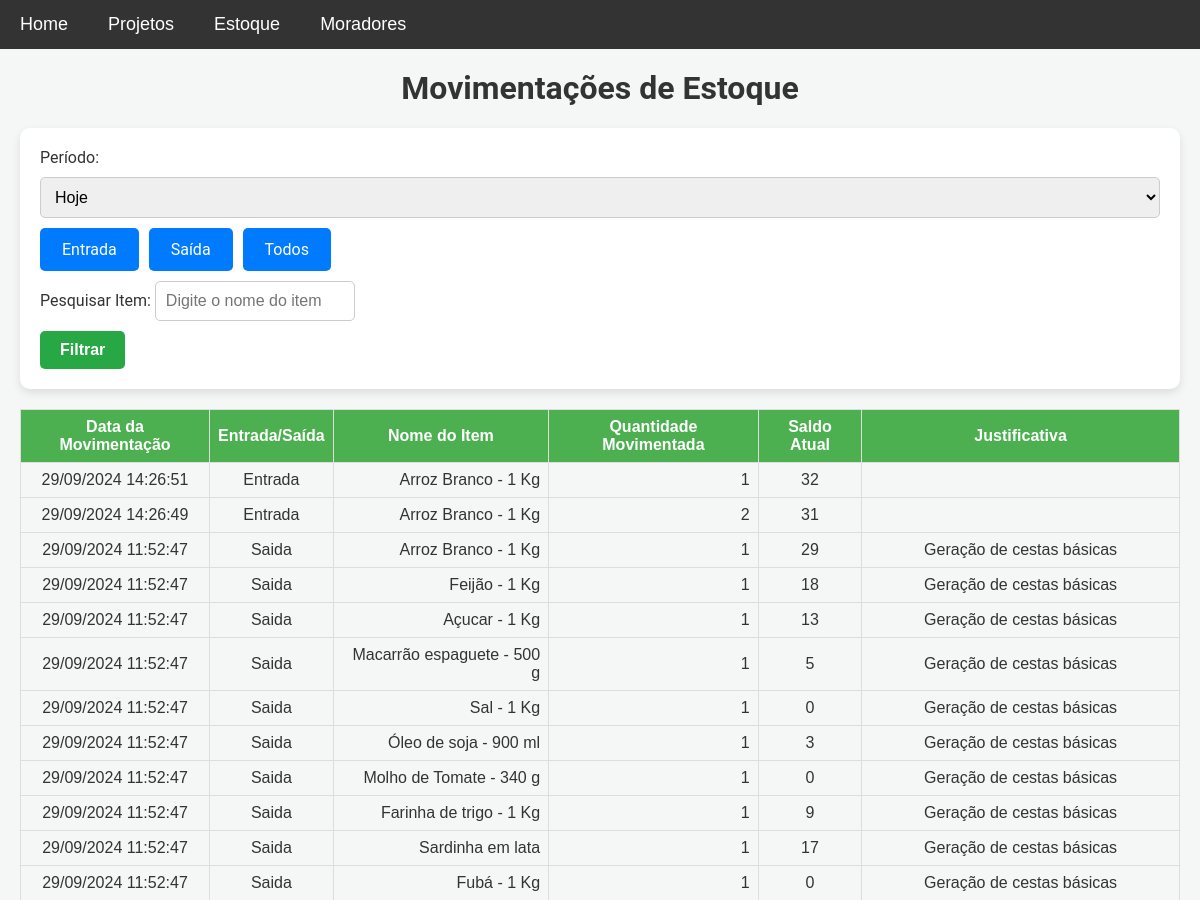
Page /movimentacoes (upper part) on the earlier database version.
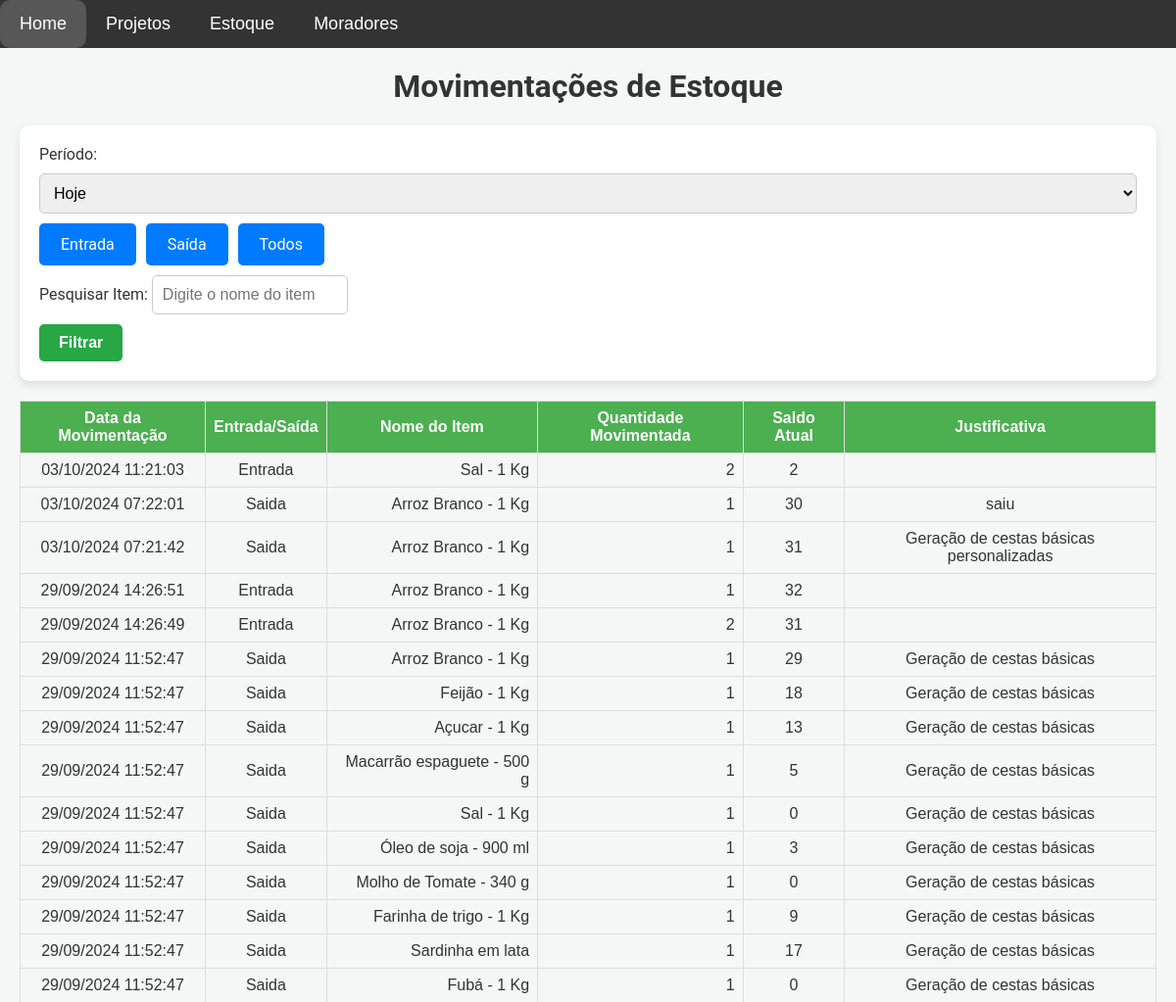
Same page on the later database version.
### models.py (models this page shows)
class MovimentacaoEstoque(db.Model):
    __table_args__ = {'extend_existing': True}
    id = db.Column(db.Integer, primary_key=True)
    item_id = db.Column(db.Integer, db.ForeignKey('item.id'), nullable=False)
    tipo_movimentacao = db.Column(db.String(10), nullable=False)  # 'entrada' ou 'saida'
    quantidade = db.Column(db.Integer, nullable=False)
    data_hora = db.Column(db.DateTime, default=datetime.utcnow)
    justificativa = db.Column(db.String(255), nullable=True, default='')  # Define string vazia como padrão
    saldo_atual = db.Column(db.Integer, nullable=False)  # Adiciona o campo saldo atual
    item = db.relationship('Item', backref=db.backref('movimentacoes', lazy=True))

class Item(db.Model):
    __table_args__ = {'extend_existing': True}  # Estende a tabela existente ao invés de tentar recriá-la
    id = db.Column(db.Integer, primary_key=True)
    nome = db.Column(db.String(100), nullable=False)
    descricao = db.Column(db.Text, nullable=False)
    categoria = db.Column(db.String(50), nullable=False)
    quantidade = db.Column(db.Integer, nullable=False, default=0)
    preco = db.Column(db.Float, nullable=False)

### app.py (the view, shortened to what this page needs)
@app.route('/movimentacoes', methods=['GET'])
def movimentacoes_estoque():
    periodo = request.args.get('periodo')  # Filtro de período
    tipo_movimentacao = request.args.get('tipo_movimentacao', 'todos')
    nome_item = request.args.get('nome_item', '').strip()
    query = MovimentacaoEstoque.query.join(Item)
    hoje = datetime.now(tz).date()  # Data de hoje no fuso horário definido
    if periodo == 'hoje':
        query = query.filter(db.func.date(MovimentacaoEstoque.data_hora) == hoje)
    elif periodo == 'semana':
        inicio_semana = hoje - timedelta(days=hoje.weekday())
        query = query.filter(MovimentacaoEstoque.data_hora >= inicio_semana)
    elif periodo == 'mes':
        query = query.filter(
            db.extract('month', MovimentacaoEstoque.data_hora) == hoje.month,
            db.extract('year', MovimentacaoEstoque.data_hora) == hoje.year
        )
    elif periodo == 'ano':
        query = query.filter(db.extract('year', MovimentacaoEstoque.data_hora) == hoje.year)
    elif periodo == 'ultimos_30_dias':
        ultimos_30_dias = hoje - timedelta(days=30)
        query = query.filter(MovimentacaoEstoque.data_hora >= ultimos_30_dias)
    elif periodo == 'ultimos_12_meses':
        ultimos_12_meses = hoje.replace(year=hoje.year - 1)
        query = query.filter(MovimentacaoEstoque.data_hora >= ultimos_12_meses)
    if tipo_movimentacao in ['entrada', 'saida']:
        query = query.filter(MovimentacaoEstoque.tipo_movimentacao == tipo_movimentacao)
    movimentacoes = query.order_by(MovimentacaoEstoque.data_hora.desc()).all()
    if nome_item:
        nome_item_normalizado = remover_acentos(nome_item).lower()
        movimentacoes = [
            m for m in movimentacoes
            if remover_acentos(m.item.nome).lower().find(nome_item_normalizado) != -1
        ]
    return render_template('movimentacoes.html', movimentacoes=movimentacoes, tz=tz)

### templates/movimentacoes.html (shortened to what this page needs)
{% extends 'base.html' %}
{% block content %}
    <h1>Movimentações de Estoque</h1>
    <form method="GET" action="{{ url_for('movimentacoes_estoque') }}">
        <label for="periodo">Período:</label>
        <select name="periodo" id="periodo">
            <option value="hoje" {% if request.args.get('periodo') == 'hoje' %}selected{% endif %}>Hoje</option>
        </select>
        <div class="radio-buttons">
            <label for="entrada" class="btn">Entrada</label>
            <label for="saida" class="btn">Saída</label>
            <label for="todos" class="btn">Todos</label>
        </div>
        <div class="search-bar">
            <label for="nome_item">Pesquisar Item:</label>
            <input type="text" name="nome_item" id="nome_item" placeholder="Digite o nome do item" value="{{ request.args.get('nome_item', '') }}">
        </div>
        <button type="submit">Filtrar</button>
    </form>
    <table class="estoque-table">
        <thead>
            <tr>
                <th>Data da Movimentação</th>
                <th>Entrada/Saída</th>
                <th>Nome do Item</th>
                <th>Quantidade Movimentada</th>
                <th>Saldo Atual</th>
                <th>Justificativa</th>
            </tr>
        </thead>
        <tbody>
            {% for movimentacao in movimentacoes %}
            <tr>
                <td>{{ movimentacao.data_hora.astimezone(tz).strftime('%d/%m/%Y %H:%M:%S') }}</td>
                <td>{{ movimentacao.tipo_movimentacao | capitalize }}</td>
                <td>{{ movimentacao.item.nome }}</td>
                <td>{{ movimentacao.quantidade }}</td>
                <td>{{ movimentacao.saldo_atual }}</td>
                <td>{{ movimentacao.justificativa }}</td>
            </tr>
            {% endfor %}
        </tbody>
    </table>
{% endblock %}

### templates/base.html (shortened to what this page needs)
<!DOCTYPE html>
<html lang="pt-BR">
<head>
    <link rel="stylesheet" href="{{ url_for('static', filename='css/style.css') }}">
</head>
<body>
    <nav class="navbar">
        <ul class="main-menu">
            <li><a href="{{ url_for('home') }}">Home</a></li>
            <li class="dropdown">
                <a href="javascript:void(0)" class="dropbtn">Projetos</a>
            </li>
            <li class="dropdown">
                <a href="javascript:void(0)" class="dropbtn">Estoque</a>
            </li>
            <li class="dropdown">
                <a href="javascript:void(0)" class="dropbtn">Moradores</a>
            </li>
        </ul>
    </nav>
    <div class="content">
        {% block content %}{% endblock %}
    </div>
</body>
</html>

### static/css/style.css (style rules this page uses)
body { font-family: 'Roboto', sans-serif; background-color: #f4f7f6; margin: 0; padding: 0; color: #333; }
h1, h3 { text-align: center; margin-top: 0; }
a { text-decoration: none; color: white; transition: background-color 0.3s ease; }
.content { padding: 20px; }
form { background-color: white; padding: 20px; border-radius: 10px; box-shadow: 0 4px 10px rgba(0, 0, 0, 0.1); margin-bottom: 20px; }
input[type="text"], input[type="date"], textarea, select { width: 100%; padding: 10px; margin: 10px 0; border: 1px solid #ccc; border-radius: 5px; font-size: 16px; box-sizing: border-box; }
form input[type="text"], form input[type="date"] { max-width: 200px; display: inline-block; margin-right: 10px; }
button { padding: 10px 20px; background-color: #28a745; color: white; border: none; border-radius: 5px; font-size: 16px; font-weight: bold; cursor: pointer; transition: background-color 0.3s ease; }
.estoque-table { width: 100%; border-collapse: collapse; margin-top: 20px; font-family: Arial, sans-serif; }
.estoque-table th, .estoque-table td { border: 1px solid #ddd; padding: 8px; }
.estoque-table th { background-color: #4CAF50; color: white; text-align: center; font-weight: bold; }
.estoque-table td { text-align: center; }
.estoque-table td:nth-child(3), .estoque-table td:nth-child(4) { text-align: right; }
.search-bar input { width: 100%; padding: 12px; margin-top: 12px; font-size: 16px; border: 1px solid #ccc; border-radius: 5px; }
.navbar { background-color: #333; font-family: Arial, sans-serif; display: flex; align-items: center; position: relative; z-index: 1000; }
.navbar ul { list-style-type: none; margin: 0; padding: 0; display: flex; flex-wrap: wrap; }
.navbar ul li { position: relative; }
.navbar ul.main-menu > li > a { display: block; color: white; text-align: center; padding: 14px 20px; text-decoration: none; font-size: 18px; }
.radio-buttons { display: flex; gap: 10px; }
.btn { display: inline-block; padding: 10px 20px; background-color: #007bff; color: white; border: 2px solid transparent; border-radius: 5px; cursor: pointer; transition: background-color 0.3s ease, color 0.3s ease; }
.search-bar input { width: 100%; max-width: 600px; padding: 10px; margin-top: 10px; font-size: 16px; border: 1px solid #ccc; border-radius: 5px; }

Differences in the rows shown:
added MovimentacaoEstoque: data_hora.astimezone "03/10/2024 11:21:03", tipo_movimentacao "Entrada", item.nome "Sal - 1 Kg", quantidade "2", saldo_atual "2"
added MovimentacaoEstoque: data_hora.astimezone "03/10/2024 07:22:01", tipo_movimentacao "Saida", item.nome "Arroz Branco - 1 Kg", quantidade "1", saldo_atual "30", justificativa "saiu"
added MovimentacaoEstoque: data_hora.astimezone "03/10/2024 07:21:42", tipo_movimentacao "Saida", item.nome "Arroz Branco - 1 Kg", quantidade "1", saldo_atual "31", justificativa "Geração de cestas básicas personalizadas"
